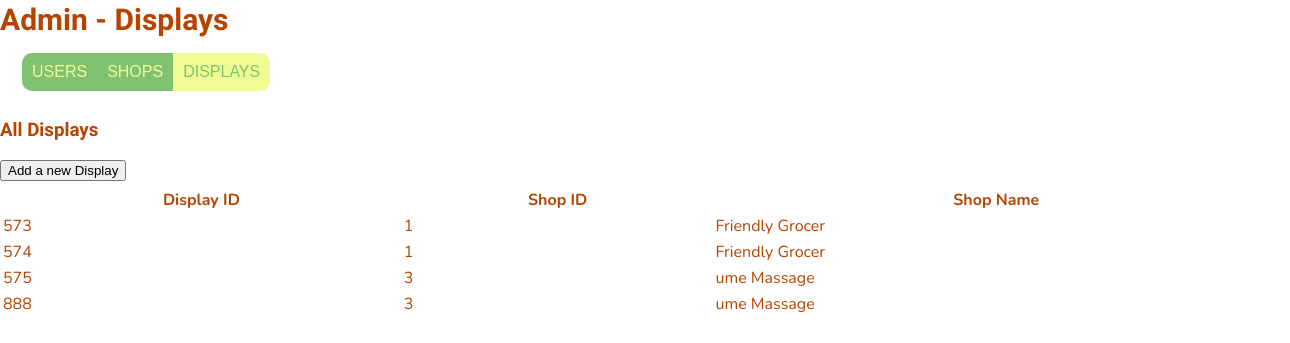
The page /adminDisplays (signed in) on the database as committed earlier.
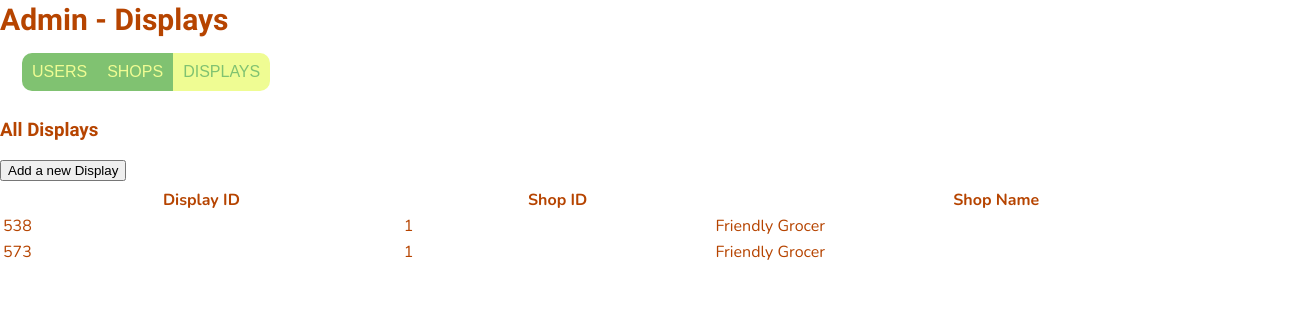
The same page on the database as committed later.
### website/models.py (models this page shows)
class Displays(db.Model):
    displayID = db.Column(db.Integer, primary_key=True)
    shopID = db.Column(db.Integer, db.ForeignKey('shops.shopID', name='fk_shops_shopID'))
    shopMenus = db.relationship('ShopMenus', backref='display')
    shops = db.relationship('Shops', backref='display')

class Shops(db.Model):
    shopID = db.Column(db.Integer, primary_key=True)
    shopName = db.Column(db.String(50), nullable=False)
    shopAddress = db.Column(db.String(120), nullable=False)
    primaryUserID = db.Column(db.Integer, db.ForeignKey('users.id', name='fk_shops_users'))
    displays = db.relationship('Displays', backref='shop')

### website/displays.py (the view)
@displays.route('/adminDisplays', methods=['GET', 'POST'])
@login_required
def adminDisplays():
    user = current_user
    displays = Displays.query.all()
    return render_template('adminDisplays.html',
                           displays=displays,
                           user=user)

### website/__init__.py (called while the page is built)
def create_app():
    app = Flask(__name__)
    app.config['SECRET_KEY'] = 'itAlwaysWorksInTheEnd'
    app.config['SQLALCHEMY_DATABASE_URI'] = f'sqlite:///{DB_NAME}'
    db.init_app(app)
    migrate.init_app(app, db)
    app.config['UPLOAD_FOLDER'] = UPLOAD_FOLDER
    from .views import views
    from .displays import displays
    from .auth import auth
    from .adsControl import adsControl
    app.register_blueprint(views, url_prefix='/')
    app.register_blueprint(displays, url_prefix='/')
    app.register_blueprint(auth, url_prefix='/')
    app.register_blueprint(adsControl, url_prefix='/')
    login_manager = LoginManager()
    login_manager.login_view = 'auth.login'
    login_manager.init_app(app)
    @login_manager.user_loader
    def load_user(id):
        from .models import Users
        return Users.query.get(int(id))
    return app

### website/templates/adminDisplays.html (shortened to what this page needs)
{% extends "base.html" %} {% block title %}Admin{% endblock %}
{% block content %}
    <div class="header" id="myHeader">
        <h2>Admin - Displays</h2>
    </div>
    <div>
        <form method="POST">
            <fieldset>
                <label for="users">Users</label>
                <label for="shops">Shops</label>
                <label for="displays">Displays</label>
            </fieldset>
        </form>
    </div>
    <div>
        <h3>All Displays</h3>
        <button type="button" onclick="window.location.href='/adminDisplaysAddNew';">Add a new Display</button>
        <table>
            <thead>
                <tr>
                    <th>Display ID</th>
                    <th>Shop ID</th>
                    <th>Shop Name</th>
                </tr>
            </thead>
            <tbody>
            {% for display in displays %}
                <tr onclick="window.location.href='/adminDisplayEdit/{{ display.displayID }}';" name="{{ display.displayID }}">
                    <td>{{ display.displayID }}</td>
                    <td>{{ display.shopID }}</td>
                    <td>{{ display.shops.shopName }}</td>
                </tr>
            {% endfor %}
            </tbody>
        </table>
    </div>
{% endblock %}

### website/templates/base.html (shortened to what this page needs)
<!DOCTYPE html>
<html lang="en">
<head>
    <link rel="stylesheet" href="{{ url_for('static', filename='style.css') }}">
    <link href="https://cdnjs.cloudflare.com/ajax/libs/select2/4.0.13/css/select2.min.css" rel="stylesheet" />
</head>
<body>
    {% block content %}
    {% endblock %}
</body>
</html>

### website/static/style.css (style rules this page uses)
body { background: #ffffff; width: 1280px; height: 680px; font-family: 'Lobster', sans-serif; font-size: 1rem; color: #b64400; margin: 0px; }
h2 { font-size: 30px; margin-top: 2px; margin-bottom: 2px; }
fieldset { display:flex; width: fit-content; margin: 10px 10px; border-width: 0; }
fieldset input[type="radio"] + label { color: #EFFC93; background-color: #80C271; padding: 10px 10px; text-transform: uppercase; font-family: 'Orbitron', sans-serif; transition: 0.5s; }
fieldset input[type="radio"]:first-of-type + label { border-top-left-radius: 10px; border-bottom-left-radius: 10px; }
fieldset input[type="radio"]:last-of-type + label { border-top-right-radius: 10px; border-bottom-right-radius: 10px; }
fieldset input[type="radio"]:checked + label { color: #80C271; background-color: #EFFC93; }
p, table { font-family: 'Nunito', sans-serif; font-size: 16px; margin-top: 5px; margin-bottom: 5px; padding-top: 0; }
table { width: 100%; }
table { position: relative; top: 0; left: 0; width: 100%; }

Rows that differ between the two databases and show on the page:
removed Displays: displayID "574", shopID "1", shops.shopName "Friendly Grocer"
removed Displays: displayID "575", shopID "3", shops.shopName "ume Massage"
removed Displays: displayID "888", shopID "3", shops.shopName "ume Massage"
added Displays: displayID "538", shopID "1", shops.shopName "Friendly Grocer"
